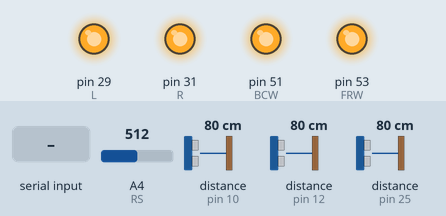
The program below on a simulated Arduino Mega 2560, built with avr-gcc and run on an emulated ATmega2560. Parts: output pins drawn as LEDs (lit = HIGH). The test bench sets the inputs (shaded band); at power-on: A4 (RS) = 512, distance to the obstacle (sensors on pin 10, pin 12, pin 25) 80 cm. Pins used as bus, display or sensor lines are not drawn.

Above: at 1.2 s.
1.3 s: "90,45\n" received over Serial
At 3.6 s:
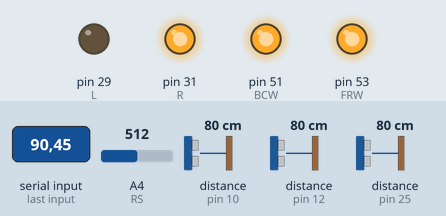
4.3 s: "30,150\n" received over Serial
At 4.66 s:
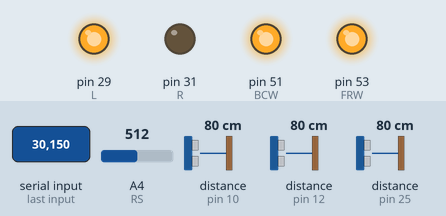
7.3 s: "2\n" received over Serial
At 8.7 s:
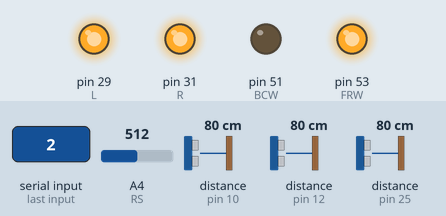
9.0 s: "63\n" received over Serial
At 9.7 s:
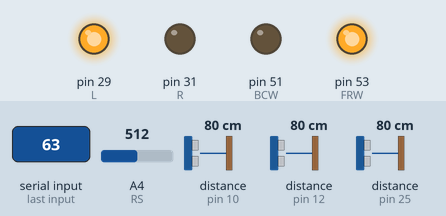
11.3 s: "5\n" received over Serial
At 11.64 s:
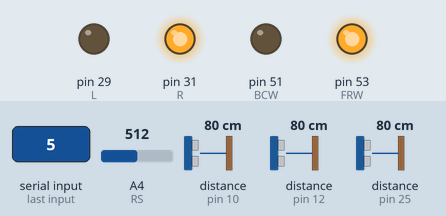
Timing chart, 0 to 14.3 s (numbered marks = the images above; inputs shaded):
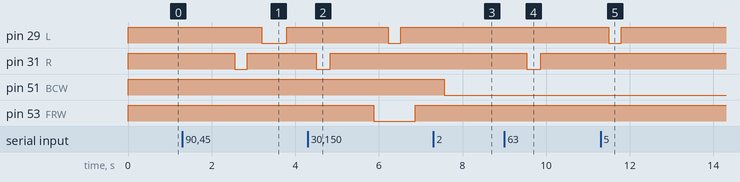

The program:

main.cpp
```cpp
#include <Arduino.h>
#include <Ultrasonic.h>

/*
0 - STOP
1 - FWD
2 - BWD
3 - turn_center
4 - turn_right
5 - turn_left
*/

// Turning sensor outputs
#define LS A7
#define RS A4
#define CS A5

#define d 300

// Sonar values
Ultrasonic ultrasonicR(13, 12);
Ultrasonic ultrasonicC(11, 10);
Ultrasonic ultrasonicL(24, 25);

// Turn motor values
#define L  29
#define R  31

// Motor values
#define FRW  53
#define BCW  51

// Turning last point: 1 = center, 0 = left, 2 = right
int turn = 1;

// Done
void turn_left() {
  int del = 0;
  if(turn != 0){
    if(turn == 1){
      del = d;
    }
    else{
      del = 2*d;
    }
    digitalWrite(L, LOW);
    int i = 0;
    while(i < del){
      delay(1);
      i = i + 1;
    }
    digitalWrite(L, HIGH);
    //Serial.println(i);
    turn = 0;
  }
}

// Done
void turn_right() {
  int del = 0;
  if(turn != 2){
    if(turn == 1){
      del = d;
    }
    else{
      del = 2*d;
    }
    digitalWrite(R, LOW);
    int i = 0;
    while(i < del){
      delay(1);
      i = i + 1;
    }
    digitalWrite(R, HIGH);
    //Serial.println(i);
    turn = 2;
  }
}

// Done
void turn_center() {
  analogWrite(RS, 1024);
  int i = 0;
  if(turn == 0){
    digitalWrite(R, LOW);
    while(analogRead(RS) > 24 and i < d){
      delay(1);
      i = i + 1;
      analogWrite(RS, 1024);
    }
    digitalWrite(R, HIGH);
    //Serial.println(i);
    turn = 1;
  }
  else if(turn == 2){
    digitalWrite(L, LOW);
    while(analogRead(RS) > 25 and i < d){
      delay(1);
      i = i + 1;
      analogWrite(RS, 1024);
    }
    digitalWrite(L, HIGH);
    //Serial.println(i);
    turn = 1;
  }
  else if(turn == 1){
    turn = 1;
  }
}

// Done
void FWD() {
  digitalWrite(FRW, LOW);
  digitalWrite(BCW, HIGH);
}

// Done
void BWD() {
  digitalWrite(FRW, HIGH);
  digitalWrite(BCW, LOW);
}

// Done
void STOP() {
  digitalWrite(FRW, HIGH);
  digitalWrite(BCW, HIGH);
  digitalWrite(L, HIGH);
  digitalWrite(R, HIGH);
}

// Done
void tackle() {
  int UR1 = ultrasonicC.distanceRead(CM);
  delay(50);
  int UR2 = ultrasonicR.distanceRead(CM);
  delay(50);
  int UR3 = ultrasonicL.distanceRead(CM);
  if(UR1<40 and UR1>0 or
      UR2<40 and UR2>0 or
        UR3<40 and UR3>0){
          STOP();
  }
}


void setup() {
  Serial.begin(115200);
  pinMode(FRW, OUTPUT);
  pinMode(BCW, OUTPUT);
  pinMode(L, OUTPUT);
  pinMode(R, OUTPUT);
  STOP();
}

void loop() {
  tackle();
  if (Serial.available() > 0) {
    int Value = Serial.read();
    if (Value == 63){
      Serial.println("MOT");
      analogWrite(RS, 1024);

    }
    else{
                tackle();
                // read the incoming byte:
                int incomingByte = Value - 48;
                if(incomingByte == 0){
                  STOP();
                }
                else if(incomingByte == 1){
                  FWD();
                }
                else if(incomingByte == 2){
                  BWD();
                }
                else if(incomingByte == 3){
                  turn_center();
                }
                else if(incomingByte == 4){
                  turn_right();
                }
                else if(incomingByte == 5){
                  turn_left();
                }

                tackle();
              }

      }
}
```

Measured:
- after the input at 1.3 s, pin 29 (L): HIGH → LOW after 1.9 s, → HIGH 0.60 s later; pin 31 (R): HIGH → LOW after 1.2 s, → HIGH 0.30 s later
- after the input at 4.3 s, pin 29 (L): HIGH → LOW after 1.9 s, → HIGH 0.30 s later; pin 31 (R): HIGH → LOW after 0.20 s, → HIGH 0.34 s later; pin 53 (FRW): HIGH → LOW after 1.6 s, → HIGH 1.0 s later
- after the input at 7.3 s, pin 51 (BCW): HIGH → LOW after 0.27 s
- after the input at 9.0 s, pin 31 (R): HIGH → LOW after 0.54 s, → HIGH 0.34 s later
- after the input at 11.3 s, pin 29 (L): HIGH → LOW after 0.19 s, → HIGH 0.30 s later
